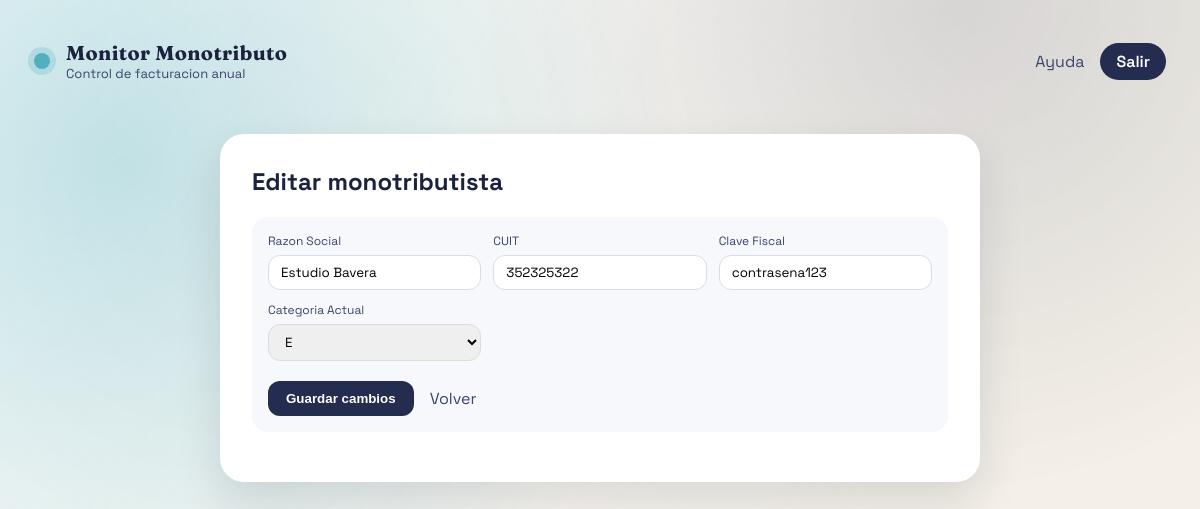
/monotributistas/5/edit (signed in), run on the app's committed database.
### website/models.py (models this page shows)
class Monotributista(db.Model):
    id = db.Column(db.Integer, primary_key=True)
    razon_social = db.Column(db.String(160), nullable=False)
    cuit = db.Column(db.String(20), nullable=False)
    clave_fiscal = db.Column(db.String(120), nullable=False)
    categoria_actual_id = db.Column(db.Integer, db.ForeignKey("categoria.id"))
    categoria_corresponde_id = db.Column(db.Integer, db.ForeignKey("categoria.id"))
    categoria_actual = db.relationship(
        "Categoria", foreign_keys=[categoria_actual_id], lazy="joined"
    )
    categoria_corresponde = db.relationship(
        "Categoria", foreign_keys=[categoria_corresponde_id], lazy="joined"
    )
    facturas = db.relationship(
        "Factura", back_populates="monotributista", cascade="all, delete-orphan"
    )

class Categoria(db.Model):
    id = db.Column(db.Integer, primary_key=True)
    nombre = db.Column(db.String(40), unique=True, nullable=False)
    orden = db.Column(db.Integer, nullable=False)
    tope_facturacion = db.Column(db.Numeric(14, 2), nullable=False)

### website/views.py (the view, shortened to what this page needs)
@main_bp.route("/monotributistas/<int:monotributista_id>/edit", methods=["GET", "POST"])
@login_required
def edit_monotributista(monotributista_id):
    monotributista = Monotributista.query.get_or_404(monotributista_id)
    categorias = Categoria.query.order_by(Categoria.orden).all()
    return render_template(
        "edit_monotributista.html",
        monotributista=monotributista,
        categorias=categorias,
    )

### website/models.py (called while the page is built)
def get_user_by_id(user_id: str) -> User | None:
    if not user_id:
        return None
    return User.query.get(int(user_id))

### website/templates/edit_monotributista.html
{% extends "base.html" %}
{% block content %}
<section class="form-page">
  <div class="form-card">
    <h1>Editar monotributista</h1>
    <form method="post" class="panel__form" data-confirm="Confirmar guardado del monotributista?">
      <div class="form-grid">
        <label class="field">
          Razon Social
          <input type="text" name="razon_social" value="{{ monotributista.razon_social }}" required>
        </label>
        <label class="field">
          CUIT
          <input type="text" name="cuit" value="{{ monotributista.cuit }}" required>
        </label>
        <label class="field">
          Clave Fiscal
          <input type="text" name="clave_fiscal" value="{{ monotributista.clave_fiscal }}" required>
        </label>
        <label class="field">
          Categoria Actual
          <select name="categoria_actual_id" required>
            {% for categoria in categorias %}
              <option value="{{ categoria.id }}" {% if monotributista.categoria_actual_id == categoria.id %}selected{% endif %}>{{ categoria.nombre }}</option>
            {% endfor %}
          </select>
        </label>
      </div>
      <div class="form-actions">
        <button class="primary" type="submit">Guardar cambios</button>
        <a class="ghost-link" href="{{ url_for('main.dashboard', tab='monotributistas') }}">Volver</a>
      </div>
    </form>
  </div>
</section>
{% endblock %}

### website/static/css/style.css (style rules this page uses)
:root { --blue: #242c4f; --sky: #53afc0; --white: #ffffff; --sand: #f4f0e8; --navy-90: #1b223d; --navy-40: #3a446b; --mint: #d7f0f4; --rose: #f9d3c8; --sun: #f6d98d; --shadow: 0 20px 45px rgba(20, 28, 52, 0.12); }
* { box-sizing: border-box; }
body { margin: 0; font-family: 'Space Grotesk', 'Trebuchet MS', sans-serif; background: var(--sand); color: var(--navy-90); }
.page { min-height: 100vh; position: relative; padding: 28px 28px 60px; }
.ghost-link { color: var(--navy-40); text-decoration: none; }
.panel__form { background: #f7f8fb; border-radius: 16px; padding: 16px; margin-bottom: 18px; display: grid; gap: 12px; }
.form-grid { display: grid; grid-template-columns: repeat(auto-fit, minmax(180px, 1fr)); gap: 12px; }
.form-actions { display: grid; gap: 12px; margin-top: 8px; }
.field { display: grid; gap: 6px; font-size: 12px; color: var(--navy-40); }
.field input, .field select { border: 1px solid #d8dce6; border-radius: 12px; padding: 8px 12px; font-family: inherit; }
.primary { background: var(--blue); color: var(--white); border: none; padding: 10px 18px; border-radius: 12px; cursor: pointer; font-weight: 600; justify-self: start; }
.form-page { display: flex; justify-content: center; padding: 20px 0; }
.form-card { background: var(--white); padding: 32px; border-radius: 24px; box-shadow: var(--shadow); max-width: 760px; width: 100%; }
.form-card h1 { margin-top: 0; }
.form-actions { display: flex; gap: 16px; align-items: center; }

### data on the page
Monotributista: razon_social "Estudio Bavera", cuit "352325322", clave_fiscal "contrasena123", categoria_actual_id "E"
